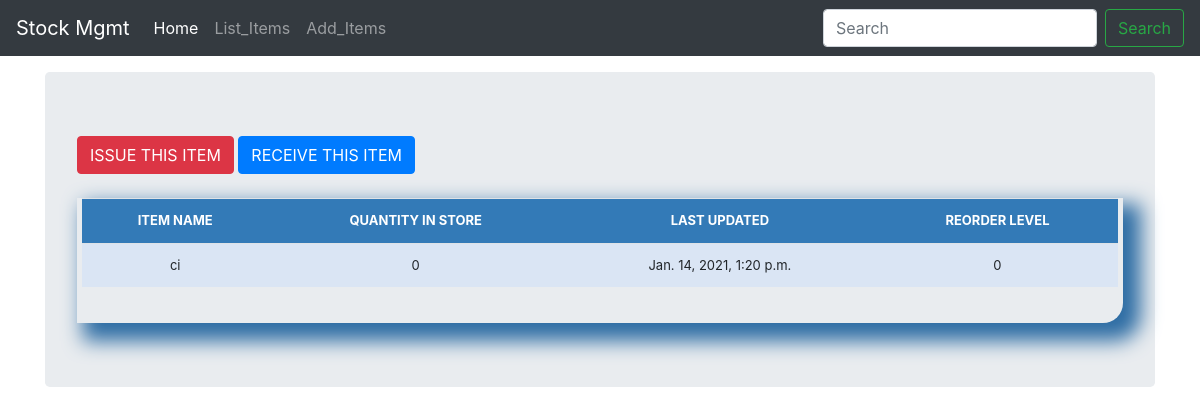
The app's page /stock_detail/20/, older data.
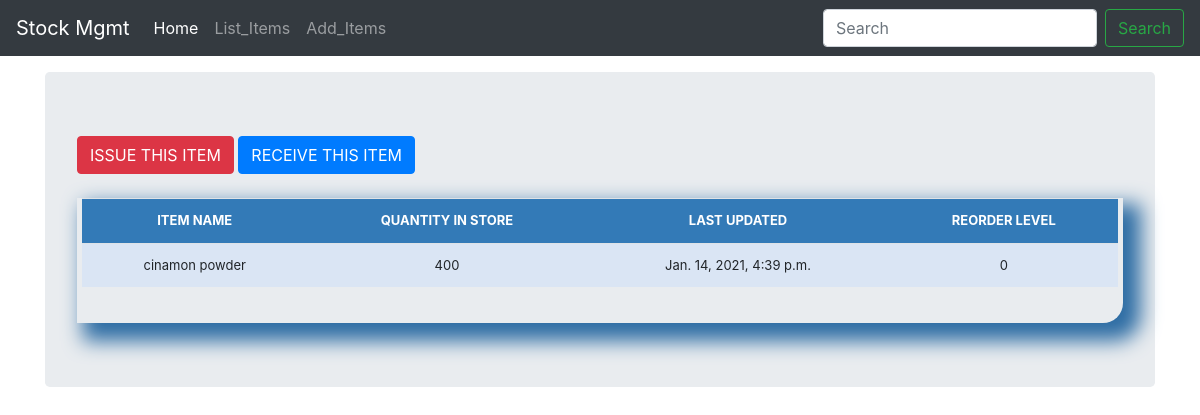
The same page, newer data.
### stockmgmt/models.py (models this page shows, shortened)
class Stock(models.Model):
	category = models.ForeignKey(Category, on_delete=models.CASCADE, blank=True)
	item_name = models.CharField(max_length=50, blank=True, null=True)
	quantity = models.IntegerField(default='0', blank=False, null=True)
	receive_quantity = models.IntegerField(default='0', blank=True, null=True)
	receive_by = models.CharField(max_length=50, blank=True, null=True)
	issue_quantity = models.IntegerField(default='0', blank=True, null=True)
	issue_by = models.CharField(max_length=50, blank=True, null=True)
	issue_to = models.CharField(max_length=50, blank=True, null=True)
	phone_number = models.CharField(max_length=50, blank=True, null=True)
	created_by = models.CharField(max_length=50, blank=True, null=True)
	reorder_level = models.IntegerField(default='0', blank=True, null=True)
	last_updated = models.DateTimeField(auto_now_add=False, auto_now=True)
	timestamp = models.DateTimeField(auto_now_add=True, auto_now=False)
	date = models.DateTimeField(auto_now_add=False, auto_now=False)

### stockmgmt/views.py (the view)
# urls.py: path('stock_detail/<str:pk>/', views.stock_detail, name="stock_detail"),
def stock_detail(request, pk):
	queryset = Stock.objects.get(id=pk)
	context = {
		"title": queryset.item_name,
		"queryset": queryset,
	}
	return render(request, "stock_detail.html", context)

### stockmgmt/templates/stock_detail.html
{% extends 'base.html' %}
{% load static %}
{% block content %}
{% load crispy_forms_tags %}
<body>
    <a href='{% url 'issue_items' queryset.id %}'><div class='btn btn-danger'>ISSUE THIS ITEM</div></a>
    <a href='{% url 'receive_items' queryset.id %}'><div class='btn btn-primary'>RECEIVE THIS ITEM</div></a>
            <br><br>
            <div class="display_table">
              <table class='table'>
                      <tr>
                        <th>ITEM NAME</th>
                        <th>QUANTITY IN STORE</th>
                        <th>LAST UPDATED</th>
                        <th>REORDER LEVEL</th>
                      </tr>
                      <tr>
                        <td>{{queryset.item_name}}</td>
                        <td>{{queryset.quantity}}</td>
                        <td>{{queryset.last_updated}}</td>
                        <td>{{queryset.reorder_level}}</td>
                      </tr>
              </table>
            </div>
</body>
{% endblock %}

Row changes from the older to the newer data that the page shows:
changed Stock: item_name "ci" → "cinamon powder"; quantity "0" → "400"; last_updated "Jan. 14, 2021, 1:20 p.m." → "Jan. 14, 2021, 4:39 p.m."
